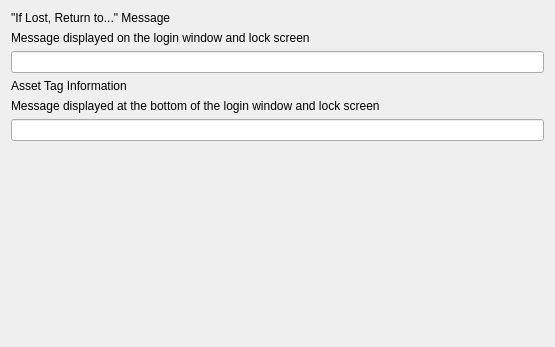
<?xml version="1.0" encoding="UTF-8"?>
<ui version="4.0">
 <class>LockScreenMessageForm</class>
 <widget class="QWidget" name="LockScreenMessageForm">
  <property name="geometry">
   <rect>
    <x>0</x>
    <y>0</y>
    <width>555</width>
    <height>347</height>
   </rect>
  </property>
  <property name="windowTitle">
   <string>Form</string>
  </property>
  <layout class="QVBoxLayout" name="verticalLayout_4" stretch="0,0,0,0,0,0,0">
   <item>
    <widget class="QLabel" name="lIfLostReturnToMessage">
     <property name="text">
      <string>&quot;If Lost, Return to...&quot; Message</string>
     </property>
    </widget>
   </item>
   <item>
    <widget class="QLabel" name="lTipMessageDisplayedOnTheLoginWindow">
     <property name="text">
      <string>Message displayed on the login window and lock screen</string>
     </property>
    </widget>
   </item>
   <item>
    <widget class="QLineEdit" name="editIfLostReturnToMessage">
     <property name="text">
      <string/>
     </property>
    </widget>
   </item>
   <item>
    <widget class="QLabel" name="lAssetTagInformation">
     <property name="text">
      <string>Asset Tag Information</string>
     </property>
    </widget>
   </item>
   <item>
    <widget class="QLabel" name="lTipAssetTagInformation">
     <property name="text">
      <string>Message displayed at the bottom of the login window and lock screen</string>
     </property>
    </widget>
   </item>
   <item>
    <widget class="QLineEdit" name="editAssetTagInformation"/>
   </item>
   <item>
    <spacer name="verticalSpacer">
     <property name="orientation">
      <enum>Qt::Vertical</enum>
     </property>
     <property name="sizeHint" stdset="0">
      <size>
       <width>20</width>
       <height>40</height>
      </size>
     </property>
    </spacer>
   </item>
  </layout>
 </widget>
 <resources/>
 <connections/>
</ui>
